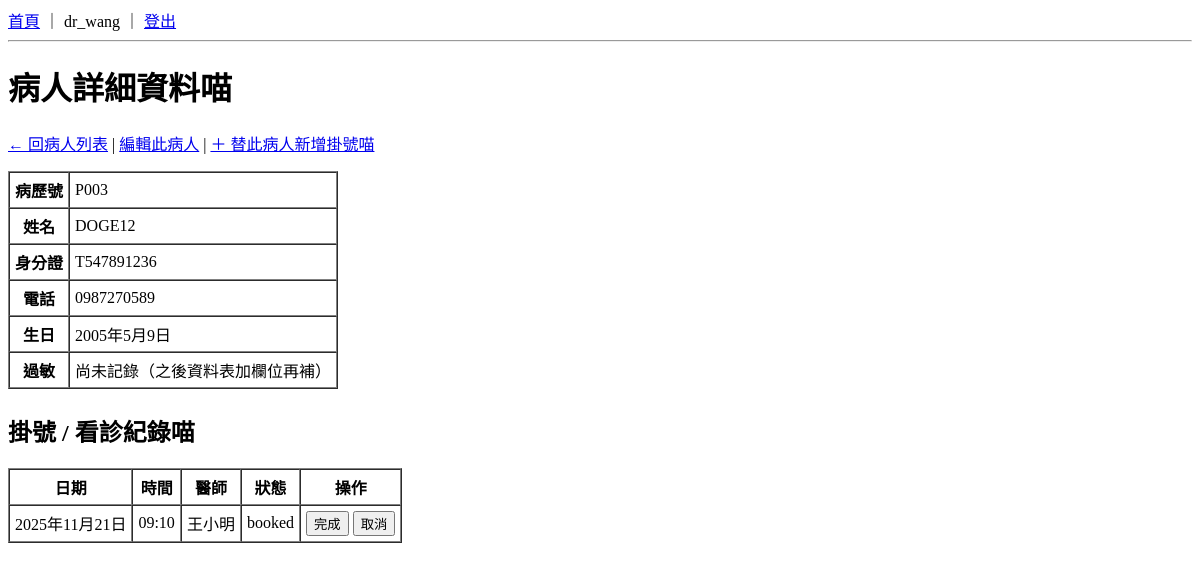
Before: /patients/3/ (signed in) with the older database file.
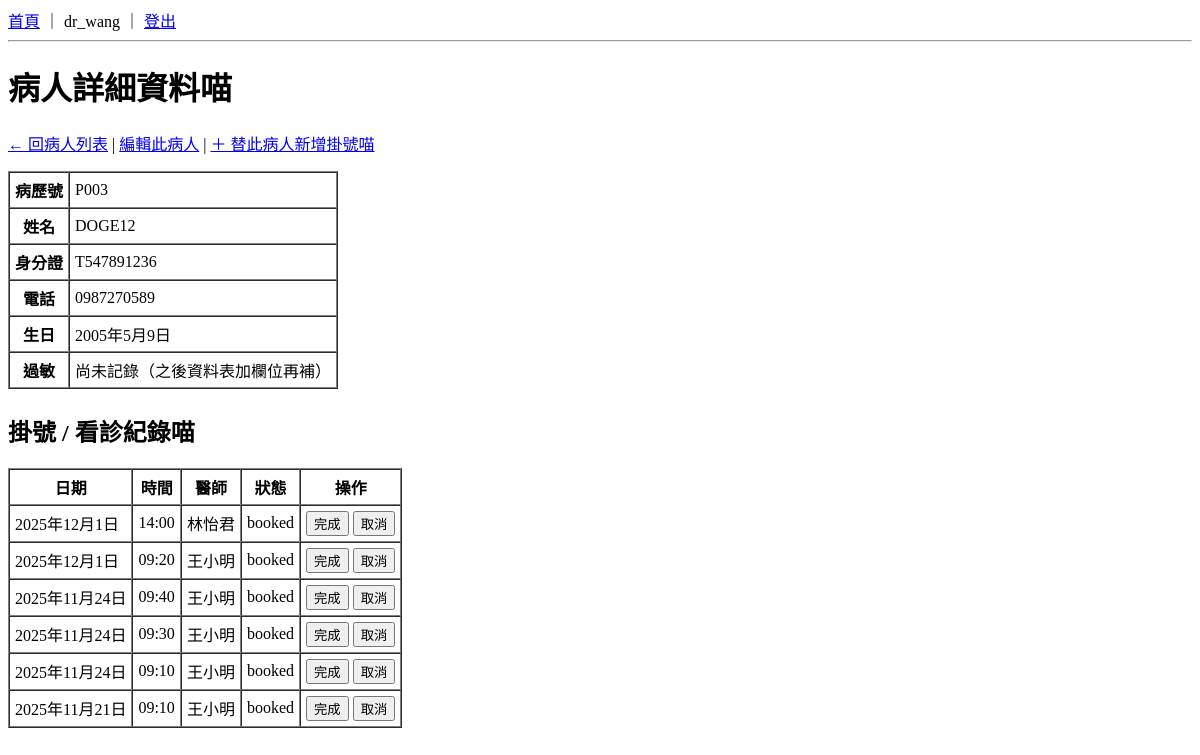
After: the same page with the newer database file.
### patients/models.py (models this page shows, shortened)
class Patient(models.Model):
    full_name = models.CharField("姓名", max_length=50)
    national_id = models.CharField("身分證", max_length=10, unique=True)
    nhi_no = models.CharField("健保卡號", max_length=20, blank=True)
    birth_date = models.DateField("生日")
    phone = models.CharField("電話", max_length=20, blank=True)
    chart_no = models.CharField(
        "病歷號",
        max_length=20,
        unique=True,
        blank=True,
        editable=False,
    )
    address = models.CharField("地址", max_length=200, blank=True)

### appointments/models.py (models this page shows, shortened)
class Appointment(models.Model):
    STATUS_CHOICES = [
        ("BOOKED", "已掛號"),
        ("CANCELLED", "已取消"),
        ("DONE", "已完成"),
    ]
    patient = models.ForeignKey(Patient, on_delete=models.CASCADE)
    doctor = models.ForeignKey(Doctor, on_delete=models.CASCADE)
    date = models.DateField()
    time = models.TimeField()
    status = models.CharField(max_length=10, choices=STATUS_CHOICES, default="BOOKED")
    created_at = models.DateTimeField(default=timezone.now)
    objects = AppointmentManager()
    class Meta:
        unique_together = [("doctor", "date", "time")]

### doctors/models.py (models this page shows, shortened)
class Doctor(models.Model):
    name = models.CharField("姓名", max_length=50)
    department = models.CharField("科別", max_length=50)
    room = models.CharField("診間", max_length=20, blank=True)
    user = models.OneToOneField(
        User, null=True, blank=True, on_delete=models.SET_NULL, verbose_name="使用者帳號"
    )
    is_active = models.BooleanField("啟用", default=True)
    class Meta:
        verbose_name = "醫師"
        verbose_name_plural = "醫師"

### patients/views.py (the view)
# urls.py: path("<int:pk>/", views.patient_detail, name="patient_detail"),
@login_required
def patient_detail(request, pk):
    patient = get_object_or_404(Patient, pk=pk)
    appointments = (
        Appointment.objects
        .filter(patient=patient)
        .select_related("doctor")          # 連 doctor 一起查，模板用 appt.doctor.name
        .order_by("-date", "-time")        # 讓最新的在最上面喵
    )
    context = {
        "patient": patient,
        "appointments": appointments,
    }
    return render(request, "patients/patient_detail.html", context)

### templates/patients/patient_detail.html (shortened to what this page needs)
{% extends "base.html" %}
{% block content %}
<h1>病人詳細資料喵</h1>
<p>
  <a href="{% url 'patients:patient_list' %}">← 回病人列表</a>
  |
  <a href="{% url 'patients:patient_update' patient.id %}">編輯此病人</a>
  |
  <a href="{% url 'appointments:new_for_patient' patient.id %}">＋ 替此病人新增掛號喵</a>
</p>
<table border="1" cellpadding="5" cellspacing="0">
  <tr>
    <th>病歷號</th>
    <td>{{ patient.chart_no }}</td>
  </tr>
  <tr>
    <th>姓名</th>
    <td>{{ patient.full_name }}</td>
  </tr>
  <tr>
    <th>身分證</th>
    <td>{{ patient.national_id }}</td>
  </tr>
  <tr>
    <th>電話</th>
    <td>{{ patient.phone }}</td>
  </tr>
  <tr>
    <th>生日</th>
    <td>{{ patient.birth_date }}</td>
  </tr>
  <tr>
    <th>過敏</th>
    <td>尚未記錄（之後資料表加欄位再補）</td>
  </tr>
</table>
<h2 style="margin-top: 1.5rem;">掛號 / 看診紀錄喵</h2>
{% if appointments %}
  <table border="1" cellpadding="5" cellspacing="0">
    <thead>
      <tr>
        <th>日期</th>
        <th>時間</th>
        <th>醫師</th>
        <th>狀態</th>
        <th>操作</th>
      </tr>
    </thead>
    <tbody>
      {% for appt in appointments %}
    <tr>
      <td>{{ appt.date }}</td>
      <td>{{ appt.time|time:"H:i" }}</td>
      <td>{{ appt.doctor.name }}</td>
      <td>{{ appt.get_status_display }}</td>
      <td>
        <form method="post"
              action="{% url 'appointments:appointment_update_status' appt.pk %}"
              style="display:inline;">
          <button type="submit">完成</button>
        </form>
        <form method="post"
              action="{% url 'appointments:appointment_update_status' appt.pk %}"
              style="display:inline;">
          <button type="submit">取消</button>
        </form>
      </td>
    </tr>
      {% endfor %}
    </tbody>
  </table>
{% else %}
  <p>目前沒有掛號或看診紀錄喵～</p>
{% endif %}
{% endblock %}

### templates/base.html (shortened to what this page needs)
<!DOCTYPE html>
<html lang="zh-Hant">
<head>
</head>
<body>
  <div>
    <a href="/">首頁</a>
    {% if user.is_authenticated %}
      ｜ {{ user.username }} ｜ <a href="/logout/">登出</a>
    {% else %}
      ｜ <a href="/login/">登入</a>
    {% endif %}
  </div>
  <hr>
  {% block content %}{% endblock %}
</body>
</html>

Changed rows visible on the page:
added Appointment: date "2025年12月1日", time "14:00", doctor.name "林怡君", status "booked"
added Appointment: date "2025年12月1日", time "09:20", doctor.name "王小明", status "booked"
added Appointment: date "2025年11月24日", time "09:40", doctor.name "王小明", status "booked"
added Appointment: date "2025年11月24日", time "09:30", doctor.name "王小明", status "booked"
added Appointment: date "2025年11月24日", time "09:10", doctor.name "王小明", status "booked"
